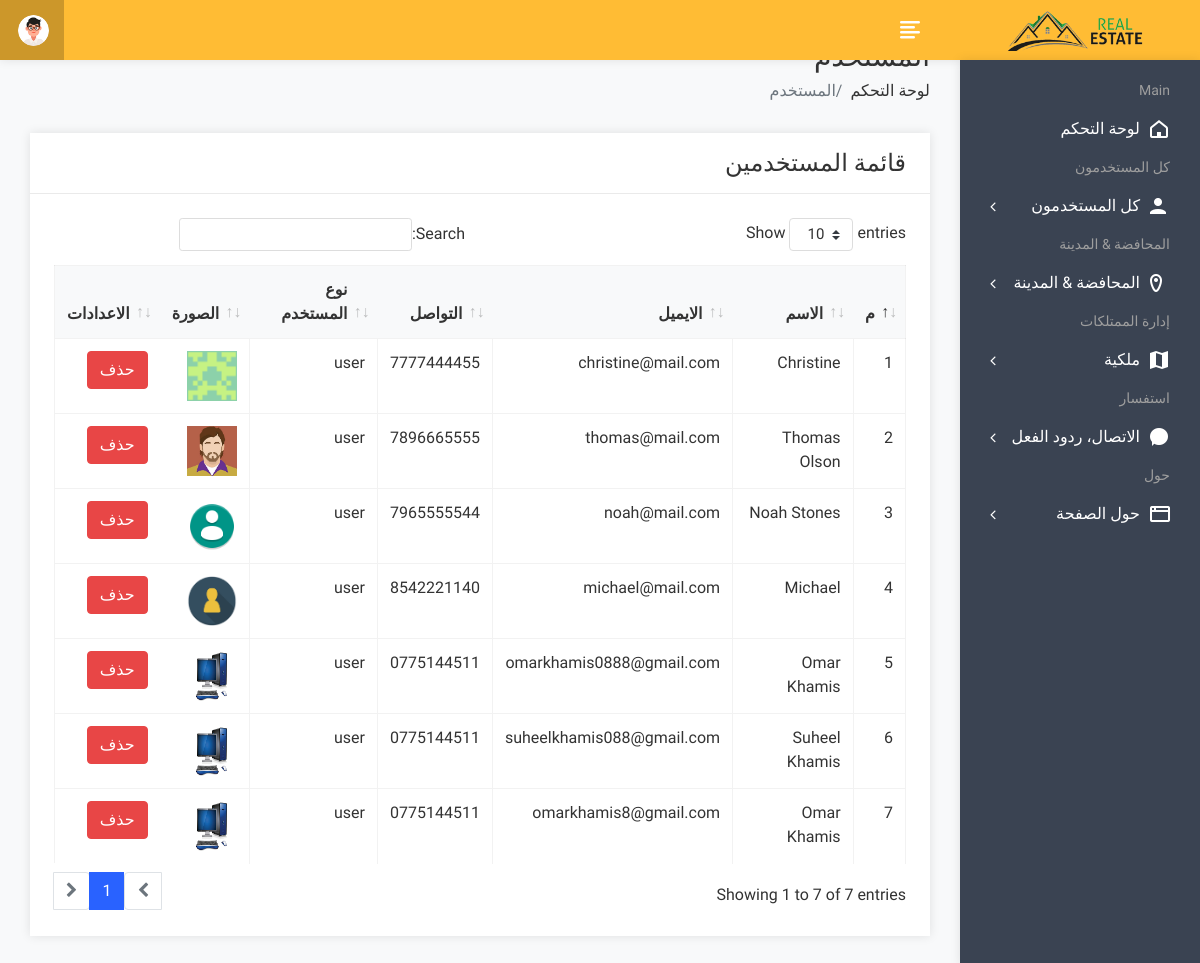
The page /admin/userlist.php (signed in) on the database as committed earlier.
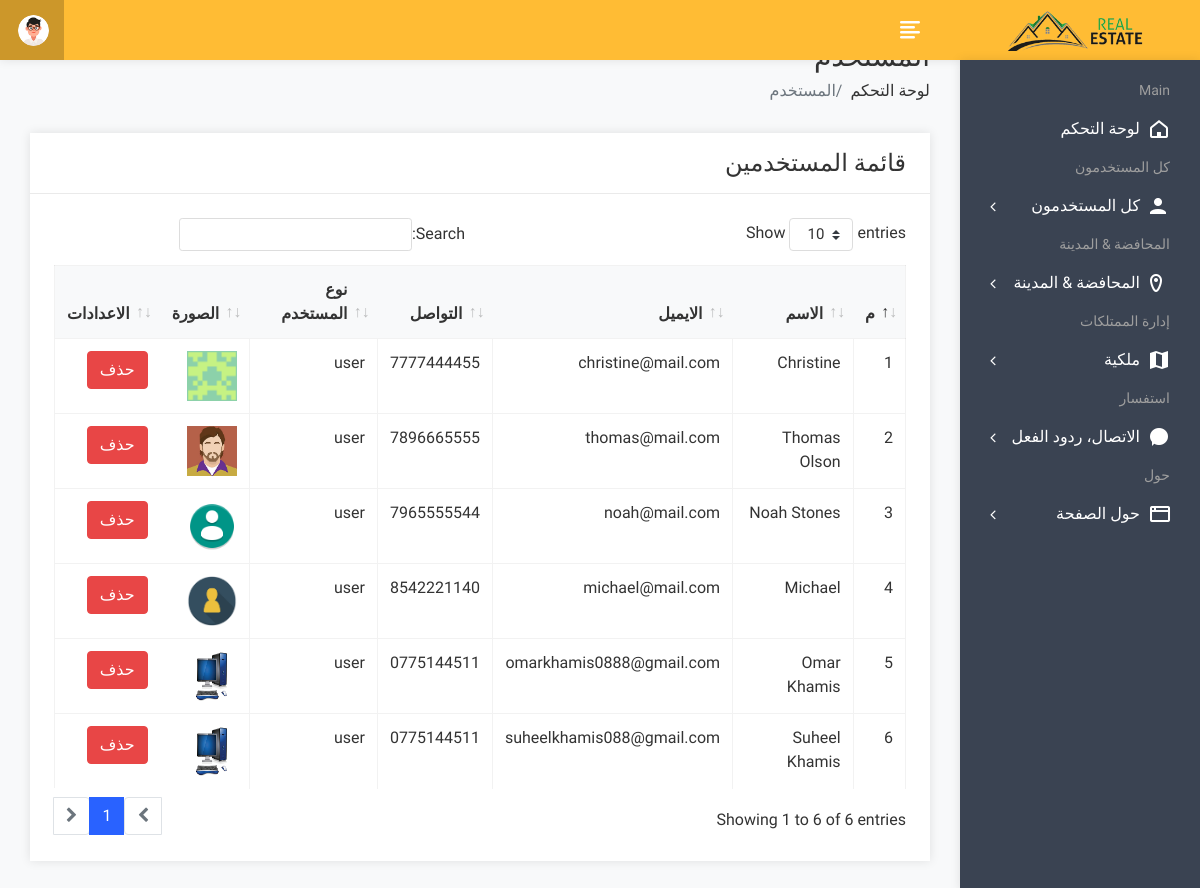
The same page on the database as committed later.
### tables this page shows
CREATE TABLE `user` (
  `uid` int(50) NOT NULL,
  `uname` varchar(100) NOT NULL,
  `uemail` varchar(100) NOT NULL,
  `uphone` varchar(20) NOT NULL,
  `upass` varchar(50) NOT NULL,
  `utype` varchar(50) NOT NULL,
  `uimage` varchar(300) NOT NULL,
  `allowed_number` int(11) DEFAULT NULL
);

### admin/userlist.php (the view, shortened to what this page needs)
<!DOCTYPE html>
<html lang="en">
<head>
        <link rel="stylesheet" href="assets/css/bootstrap.min.css">
        <link rel="stylesheet" href="assets/css/font-awesome.min.css">
        <link rel="stylesheet" href="assets/css/feathericon.min.css">
		<link rel="stylesheet" href="assets/plugins/datatables/dataTables.bootstrap4.min.css">
		<link rel="stylesheet" href="assets/plugins/datatables/responsive.bootstrap4.min.css">
		<link rel="stylesheet" href="assets/plugins/datatables/select.bootstrap4.min.css">
		<link rel="stylesheet" href="assets/plugins/datatables/buttons.bootstrap4.min.css">
        <link rel="stylesheet" href="assets/css/style.css">
    </head>
    <body>
				<?php include("header.php"); ?>
            <div class="page-wrapper">
                <div class="content container-fluid">
					<div class="page-header">
						<div class="row">
							<div class="col">
								<h3 class="page-title">المستخدم</h3>
								<ul class="breadcrumb">
									<li class="breadcrumb-item"><a href="dashboard.php">لوحة التحكم</a></li>
									<li class="breadcrumb-item active">المستخدم</li>
								</ul>
							</div>
						</div>
					</div>
					<div class="row">
						<div class="col-sm-12">
							<div class="card">
								<div class="card-header">
									<h4 class="card-title">قائمة المستخدمين</h4>
								</div>
								<div class="card-body">
									<table id="basic-datatable" class="table table-bordered table-hover">
                                            <thead>
                                                <tr>
                                                    <th>م</th>
                                                    <th>الاسم</th>
                                                    <th>الايميل</th>
                                                    <th>التواصل</th>
                                                    <th>نوع المستخدم</th>
													<th>الصورة</th>
                                                    <th>الاعدادات</th>
                                                </tr>
                                            </thead>
                                            <tbody>
											<?php
												$query=mysqli_query($con,"select * from user where utype='user'");
												$cnt=1;
												while($row=mysqli_fetch_row($query))
													{
											?>
                                                <tr>
                                                    <td><?php echo $cnt; ?></td>
                                                    <td><?php echo $row['1']; ?></td>
                                                    <td><?php echo $row['2']; ?></td>
                                                    <td><?php echo $row['3']; ?></td>
                                                    <td><?php echo $row['5']; ?></td>
													<td><img src="user/<?php echo $row['6']; ?>" height="50px" width="50px"></td>
                                                    <td><a href="userdelete.php?id=<?php echo $row['0']; ?>"><button class="btn btn-danger">حذف</button></a></td>
                                                </tr>
                                                <?php
												$cnt=$cnt+1;
												}
												?>
                                            </tbody>
                                        </table>
								</div>
							</div>
						</div>
					</div>
				</div>
			</div>
    </body>
</html>

Rows that differ between the two databases and show on the page:
removed user: uname "Omar Khamis", uemail "omarkhamis8@gmail.com", uphone "0775144511", utype "user", uimage (picture)
Other text that changed with them:
text written by a page script: "Show entries Search: Showing 1 to 7 of 7 entries 1" → "Show entries Search: Showing 1 to 6 of 6 entries 1"
